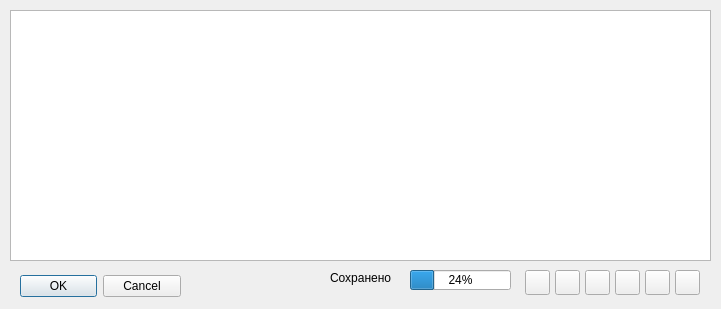
<?xml version="1.0" encoding="UTF-8"?>
<ui version="4.0">
 <class>Users</class>
 <widget class="QDialog" name="Users">
  <property name="geometry">
   <rect>
    <x>0</x>
    <y>0</y>
    <width>721</width>
    <height>309</height>
   </rect>
  </property>
  <property name="sizePolicy">
   <sizepolicy hsizetype="Fixed" vsizetype="Fixed">
    <horstretch>0</horstretch>
    <verstretch>0</verstretch>
   </sizepolicy>
  </property>
  <property name="minimumSize">
   <size>
    <width>721</width>
    <height>309</height>
   </size>
  </property>
  <property name="maximumSize">
   <size>
    <width>721</width>
    <height>309</height>
   </size>
  </property>
  <property name="windowTitle">
   <string>Сохранение в базу данных</string>
  </property>
  <property name="windowIcon">
   <iconset resource="icons.qrc">
    <normaloff>:/resources/free-icon-first-aid-kit-2992082.png</normaloff>:/resources/free-icon-first-aid-kit-2992082.png</iconset>
  </property>
  <property name="autoFillBackground">
   <bool>true</bool>
  </property>
  <widget class="QDialogButtonBox" name="buttonBox">
   <property name="geometry">
    <rect>
     <x>20</x>
     <y>271</y>
     <width>161</width>
     <height>31</height>
    </rect>
   </property>
   <property name="layoutDirection">
    <enum>Qt::LeftToRight</enum>
   </property>
   <property name="orientation">
    <enum>Qt::Horizontal</enum>
   </property>
   <property name="standardButtons">
    <set>QDialogButtonBox::Cancel|QDialogButtonBox::Ok</set>
   </property>
   <property name="centerButtons">
    <bool>false</bool>
   </property>
  </widget>
  <widget class="QPushButton" name="plus">
   <property name="geometry">
    <rect>
     <x>525</x>
     <y>270</y>
     <width>25</width>
     <height>25</height>
    </rect>
   </property>
   <property name="text">
    <string/>
   </property>
   <property name="icon">
    <iconset resource="icons.qrc">
     <normaloff>:/resources/free-icon-plus-232446.png</normaloff>:/resources/free-icon-plus-232446.png</iconset>
   </property>
  </widget>
  <widget class="QPushButton" name="minus">
   <property name="geometry">
    <rect>
     <x>555</x>
     <y>270</y>
     <width>25</width>
     <height>25</height>
    </rect>
   </property>
   <property name="text">
    <string/>
   </property>
   <property name="icon">
    <iconset resource="icons.qrc">
     <normaloff>:/resources/free-icon-minus-232445.png</normaloff>:/resources/free-icon-minus-232445.png</iconset>
   </property>
  </widget>
  <widget class="QPushButton" name="upButton">
   <property name="geometry">
    <rect>
     <x>585</x>
     <y>270</y>
     <width>25</width>
     <height>25</height>
    </rect>
   </property>
   <property name="text">
    <string/>
   </property>
   <property name="icon">
    <iconset resource="icons.qrc">
     <normaloff>:/resources/icons8-30.png</normaloff>:/resources/icons8-30.png</iconset>
   </property>
  </widget>
  <widget class="QPushButton" name="addUser">
   <property name="geometry">
    <rect>
     <x>615</x>
     <y>270</y>
     <width>25</width>
     <height>25</height>
    </rect>
   </property>
   <property name="text">
    <string/>
   </property>
   <property name="icon">
    <iconset resource="icons.qrc">
     <normaloff>:/resources/free-icon-save-3899581.png</normaloff>:/resources/free-icon-save-3899581.png</iconset>
   </property>
  </widget>
  <widget class="QPushButton" name="deleteUser">
   <property name="geometry">
    <rect>
     <x>645</x>
     <y>270</y>
     <width>25</width>
     <height>25</height>
    </rect>
   </property>
   <property name="text">
    <string/>
   </property>
   <property name="icon">
    <iconset resource="icons.qrc">
     <normaloff>:/resources/free-icon-close-1828527.png</normaloff>:/resources/free-icon-close-1828527.png</iconset>
   </property>
  </widget>
  <widget class="QPushButton" name="update">
   <property name="geometry">
    <rect>
     <x>675</x>
     <y>270</y>
     <width>25</width>
     <height>25</height>
    </rect>
   </property>
   <property name="text">
    <string/>
   </property>
   <property name="icon">
    <iconset resource="icons.qrc">
     <normaloff>:/resources/free-icon-refresh-560512.png</normaloff>:/resources/free-icon-refresh-560512.png</iconset>
   </property>
  </widget>
  <widget class="QTableView" name="tableView">
   <property name="geometry">
    <rect>
     <x>10</x>
     <y>10</y>
     <width>701</width>
     <height>251</height>
    </rect>
   </property>
  </widget>
  <widget class="QProgressBar" name="downloadProgress">
   <property name="geometry">
    <rect>
     <x>410</x>
     <y>270</y>
     <width>101</width>
     <height>20</height>
    </rect>
   </property>
   <property name="value">
    <number>24</number>
   </property>
  </widget>
  <widget class="QLabel" name="SavedLabel">
   <property name="geometry">
    <rect>
     <x>330</x>
     <y>270</y>
     <width>61</width>
     <height>16</height>
    </rect>
   </property>
   <property name="text">
    <string>Сохранено</string>
   </property>
  </widget>
 </widget>
 <resources>
  <include location="icons.qrc"/>
 </resources>
 <connections>
  <connection>
   <sender>buttonBox</sender>
   <signal>accepted()</signal>
   <receiver>Users</receiver>
   <slot>accept()</slot>
   <hints>
    <hint type="sourcelabel">
     <x>248</x>
     <y>254</y>
    </hint>
    <hint type="destinationlabel">
     <x>157</x>
     <y>274</y>
    </hint>
   </hints>
  </connection>
  <connection>
   <sender>buttonBox</sender>
   <signal>rejected()</signal>
   <receiver>Users</receiver>
   <slot>reject()</slot>
   <hints>
    <hint type="sourcelabel">
     <x>316</x>
     <y>260</y>
    </hint>
    <hint type="destinationlabel">
     <x>286</x>
     <y>274</y>
    </hint>
   </hints>
  </connection>
 </connections>
</ui>
